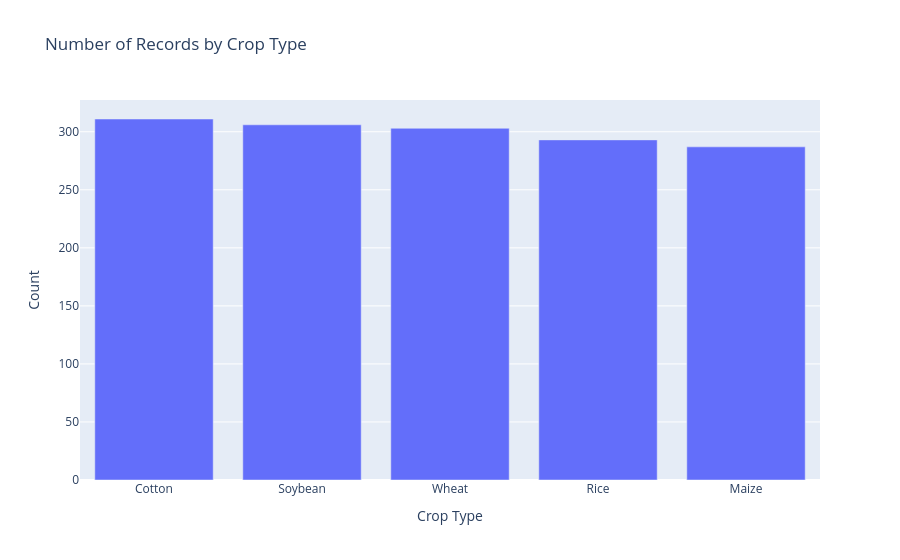

The notebook cell saved with this chart:
### Code cell
crop_counts = df['crop_type'].value_counts().reset_index()
crop_counts.columns = ['crop_type', 'count']

fig = px.bar(
    crop_counts,
    x='crop_type',
    y='count',
    title='Number of Records by Crop Type',
    labels={
        'crop_type': 'Crop Type',
        'count': 'Count'
    }
)

fig.show()

### Figure 1 — Plotly figure (JSON) as saved in the notebook; plotly's stock layout.template omitted (floating-point values rounded to 4 significant figures)
{"data": [{"hovertemplate": "Crop Type=%{x}<br>Count=%{y}<extra></extra>", "legendgroup": "", "marker": {"color": "#636efa", "pattern": {"shape": ""}}, "name": "", "orientation": "v", "showlegend": false, "textposition": "auto", "type": "bar", "x": ["Cotton", "Soybean", "Wheat", "Rice", "Maize"], "xaxis": "x", "y": [311, 306, 303, 293, 287], "yaxis": "y"}], "layout": {"barmode": "relative", "legend": {"tracegroupgap": 0}, "title": {"text": "Number of Records by Crop Type"}, "xaxis": {"anchor": "y", "domain": [0, 1], "title": {"text": "Crop Type"}}, "yaxis": {"anchor": "x", "domain": [0, 1], "title": {"text": "Count"}}}}
